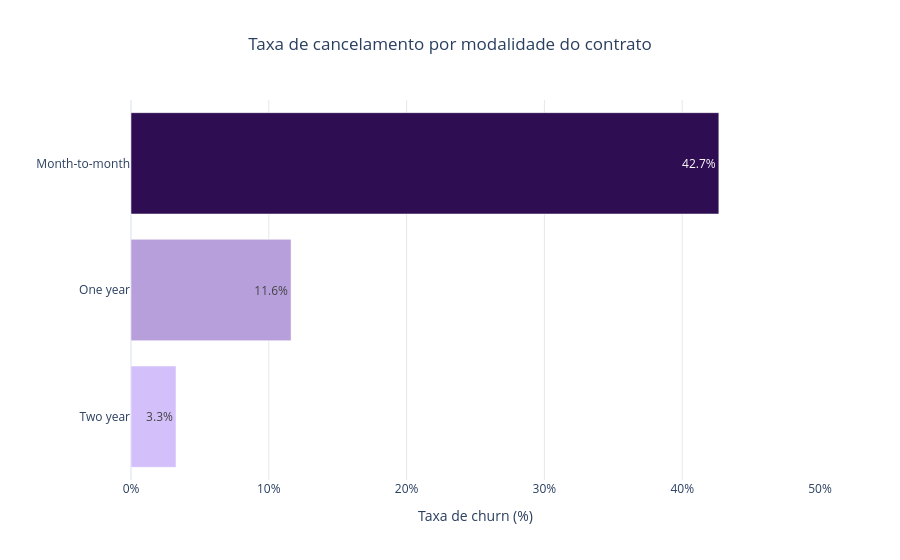

Here is the notebook cell this chart was saved with:
### Markdown cell above
### Pergunta 2 - A modalidade do contrato está associada ao cancelamento?

### Code cell
gold_churn_contrato = (
    df_gold.groupby("Contrato", observed=True)
    .agg(Clientes=("id_cliente", "size"), Cancelamentos=("CancelamentoBooleano", "sum"))
    .reset_index()
)
gold_churn_contrato["TaxaChurnPct"] = gold_churn_contrato["Cancelamentos"] / gold_churn_contrato["Clientes"] * 100
gold_churn_contrato = gold_churn_contrato.sort_values("TaxaChurnPct", ascending=True)
display(gold_churn_contrato)

fig = px.bar(
    gold_churn_contrato, x="TaxaChurnPct", y="Contrato", orientation="h",
    text=gold_churn_contrato["TaxaChurnPct"].map(lambda x: f"{x:.1f}%"),
    custom_data=["Clientes", "Cancelamentos"], color="TaxaChurnPct",
    color_continuous_scale=[
    "#D3BFFA",
    "#B299D6",
    "#9569C0",
    "#72459C",
    "#2F0D52"
],
    title="Taxa de cancelamento por modalidade do contrato",
    labels={"TaxaChurnPct": "Taxa de churn (%)", "Contrato": "Modalidade do contrato"},
    template="plotly_white"
)
fig.update_traces(hovertemplate="<b>%{y}</b><br>Taxa de churn: %{x:.1f}%<br>Clientes: %{customdata[0]:,}<br>Cancelamentos: %{customdata[1]:,}<extra></extra>")
fig.update_layout(title_x=0.5, coloraxis_showscale=False, xaxis=dict(range=[0, max(50, gold_churn_contrato["TaxaChurnPct"].max()+5)], ticksuffix="%", gridcolor="#E5E7EB"), yaxis_title="")
fig.show()

### Figure 1 — Plotly figure (JSON) as saved in the notebook; plotly's stock layout.template omitted (floating-point values rounded to 4 significant figures)
{"data": [{"customdata": [[1347, 44], [1188, 138], [3099, 1322]], "hovertemplate": "<b>%{y}</b><br>Taxa de churn: %{x:.1f}%<br>Clientes: %{customdata[0]:,}<br>Cancelamentos: %{customdata[1]:,}<extra></extra>", "legendgroup": "", "marker": {"color": [3.267, 11.62, 42.66], "coloraxis": "coloraxis", "pattern": {"shape": ""}}, "name": "", "orientation": "h", "showlegend": false, "text": ["3.3%", "11.6%", "42.7%"], "textposition": "auto", "type": "bar", "x": [3.267, 11.62, 42.66], "xaxis": "x", "y": ["Two year", "One year", "Month-to-month"], "yaxis": "y"}], "layout": {"barmode": "relative", "coloraxis": {"autocolorscale": false, "colorbar": {"title": {"text": "Taxa de churn (%)"}}, "colorscale": [[0, "#D3BFFA"], [0.25, "#B299D6"], [0.5, "#9569C0"], [0.75, "#72459C"], [1, "#2F0D52"]], "showscale": false}, "legend": {"tracegroupgap": 0}, "title": {"text": "Taxa de cancelamento por modalidade do contrato", "x": 0.5}, "xaxis": {"anchor": "y", "domain": [0, 1], "gridcolor": "#E5E7EB", "range": [0, 50], "ticksuffix": "%", "title": {"text": "Taxa de churn (%)"}}, "yaxis": {"anchor": "x", "domain": [0, 1], "title": {"text": ""}}}}
